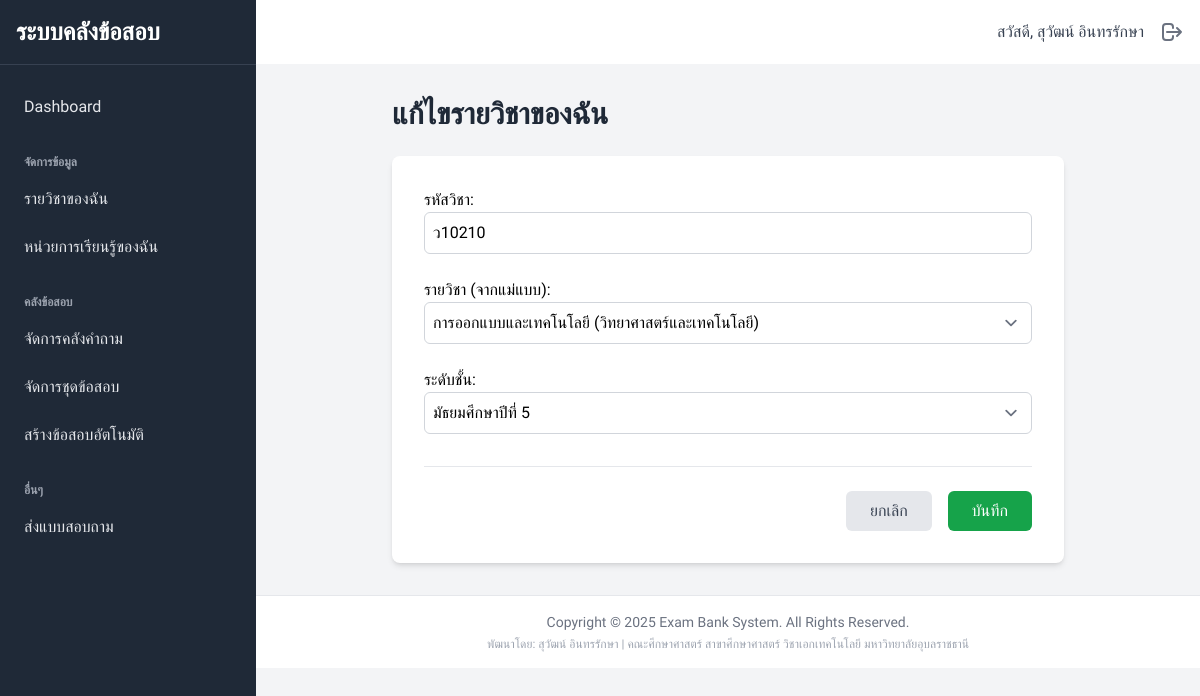
Page /teacher/courses/2/edit/ (signed in) on the committed database.
### accounts/models.py (models this page shows)
class CustomUser(AbstractUser):
    class Role(models.TextChoices):
        ADMIN = 'ADMIN', 'Admin'
        TEACHER = 'TEACHER', 'Teacher'
    role = models.CharField(max_length=50, choices=Role.choices, default=Role.TEACHER)
    is_approved = models.BooleanField(default=False, help_text="Designates whether the teacher is approved by an admin.")

### core/models.py (models this page shows, shortened)
class Course(models.Model):
    course_code = models.CharField(max_length=20, verbose_name="รหัสวิชา")
    subject_template = models.ForeignKey(SubjectTemplate, on_delete=models.CASCADE, related_name='courses', verbose_name="รายวิชา (จากแม่แบบ)")
    grade_level = models.ForeignKey(GradeLevel, on_delete=models.CASCADE, related_name='courses', verbose_name="ระดับชั้น")
    teacher = models.ForeignKey(CustomUser, on_delete=models.CASCADE, related_name='courses', verbose_name="ครูผู้สอน")
    class Meta:
        unique_together = ('course_code', 'teacher')
        verbose_name = "รายวิชาของครู"
        verbose_name_plural = "รายวิชาของครู"
        ordering = ['teacher', 'course_code']

### exam_management/views.py (the view, shortened to what this page needs)
# urls.py: path('teacher/courses/<int:pk>/edit/', CourseUpdateView.as_view(), name='course_update'),
class CourseUpdateView(TeacherRequiredMixin, UpdateView):
    model = Course
    form_class = CourseForm
    template_name = 'teacher/course_form.html'
    success_url = reverse_lazy('course_list')
    def get_queryset(self):
        return Course.objects.filter(teacher=self.request.user)
    def get_context_data(self, **kwargs):
        context = super().get_context_data(**kwargs)
        context['form_title'] = 'แก้ไขรายวิชาของฉัน'
        return context

### exam_management/forms.py
class CourseForm(forms.ModelForm):
    class Meta:
        model = Course
        fields = ['course_code', 'subject_template', 'grade_level']
        labels = {
            'course_code': 'รหัสวิชา',
            'subject_template': 'รายวิชา (จากแม่แบบ)',
            'grade_level': 'ระดับชั้น',
        }
        widgets = {
            'course_code': forms.TextInput(attrs={'class': 'w-full p-2 border border-gray-300 rounded-md'}),
            'subject_template': forms.Select(attrs={'class': 'w-full p-2 border border-gray-300 rounded-md'}),
            'grade_level': forms.Select(attrs={'class': 'w-full p-2 border border-gray-300 rounded-md'}),
        }

### core/models.py (called while the page is built)
    def __str__(self):
        return f"{self.subject_name} ({self.learning_area.area_name})"

    def __str__(self):
        return self.grade_name

### exam_management/views.py (called while the page is built)
    def test_func(self):
        return self.request.user.is_authenticated and self.request.user.role == 'TEACHER' and self.request.user.is_approved

### templates/teacher/course_form.html (shortened to what this page needs)
{% extends "base.html" %}
{% block content %}
<div class="max-w-2xl mx-auto">
    <h1 class="text-3xl font-bold text-gray-800 mb-6">{{ form_title }}</h1>
    <div class="bg-white p-8 rounded-lg shadow-md">
        <form method="post">
            <div class="space-y-6">
                {{ form.as_p }}
            </div>
            <div class="flex items-center justify-end space-x-4 mt-8 border-t pt-6">
                <a href="{% url 'course_list' %}" class="px-6 py-2 text-gray-700 bg-gray-200 rounded-md hover:bg-gray-300">ยกเลิก</a>
                <button type="submit" class="px-6 py-2 text-white bg-green-600 rounded-md hover:bg-green-700">บันทึก</button>
            </div>
        </form>
    </div>
</div>
{% endblock %}

### templates/partials/_navbar.html
<header class="bg-white shadow-md w-full">
    <div class="flex items-center justify-end p-4 h-16">
        <div class="flex items-center">
            <span class="mr-4 text-gray-700">สวัสดี, {{ user.get_full_name|default:user.username }}</span>
            <a href="{% url 'accounts:logout' %}" title="ออกจากระบบ" class="text-gray-500 hover:text-red-500">
                <svg xmlns="http://www.w3.org/2000/svg" class="h-6 w-6" fill="none" viewBox="0 0 24 24" stroke="currentColor" stroke-width="2">
                    <path stroke-linecap="round" stroke-linejoin="round" d="M17 16l4-4m0 0l-4-4m4 4H7m6 4v1a3 3 0 01-3 3H6a3 3 0 01-3-3V7a3 3 0 013-3h4a3 3 0 013 3v1" />
                </svg>
            </a>
        </div>
    </div>
</header>

### rows in the picture
CustomUser: get_full_name "สุวัฒน์ อินทรรักษา"
Course: course_code "ว10210", subject_template "การออกแบบและเทคโนโลยี (วิทยาศาสตร์และเทคโนโลยี)", grade_level "มัธยมศึกษาปีที่ 5"
